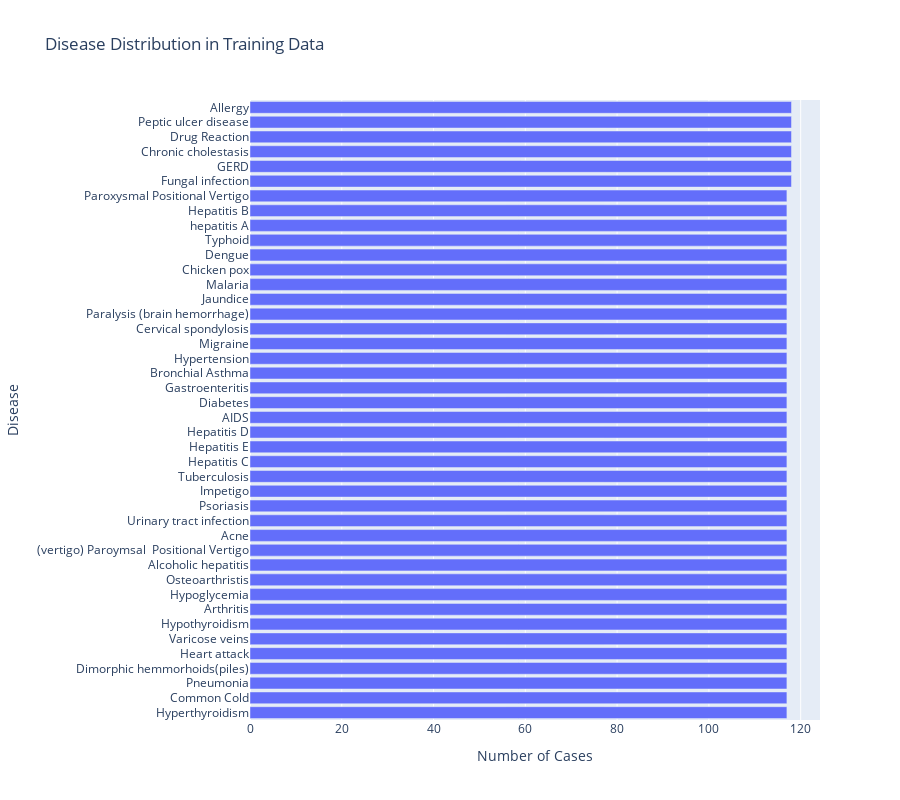
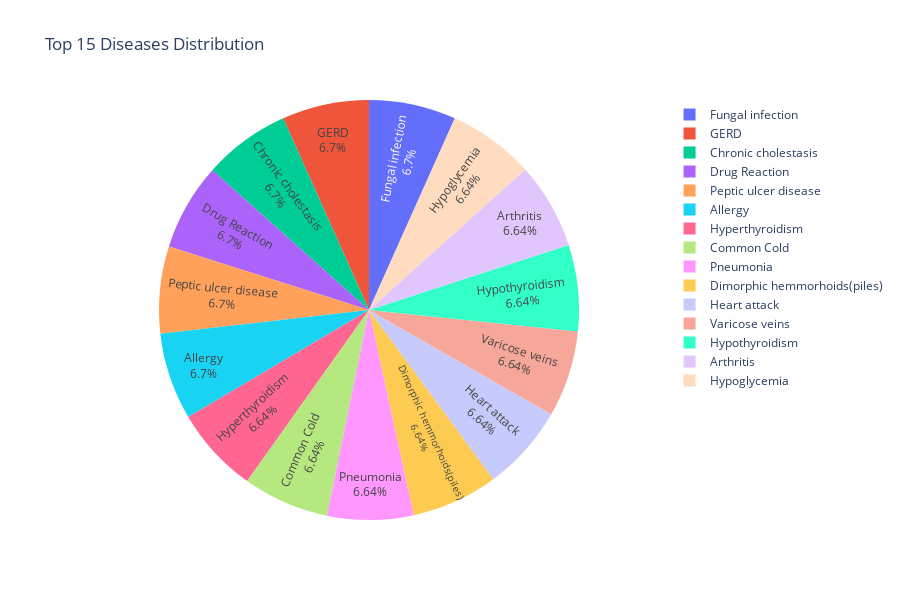

Write notebook code for charts like these, in order.
### Code cell
# Interactive disease distribution plot
fig = px.bar(
    x=disease_counts.values, 
    y=disease_counts.index,
    orientation='h',
    title="Disease Distribution in Training Data",
    labels={'x': 'Number of Cases', 'y': 'Disease'},
    height=800
)
fig.update_layout(yaxis={'categoryorder': 'total ascending'})
fig.show()

# Pie chart for top diseases
fig = px.pie(
    values=disease_counts.head(15).values, 
    names=disease_counts.head(15).index,
    title="Top 15 Diseases Distribution",
    height=600
)
fig.update_traces(textposition='inside', textinfo='percent+label')
fig.show()

### Figure 1 — Plotly figure (JSON) as saved in the notebook; plotly's stock layout.template omitted (floating-point values rounded to 4 significant figures)
{"data": [{"alignmentgroup": "True", "hovertemplate": "Number of Cases=%{x}<br>Disease=%{y}<extra></extra>", "legendgroup": "", "marker": {"color": "#636efa", "pattern": {"shape": ""}}, "name": "", "offsetgroup": "", "orientation": "h", "showlegend": false, "textposition": "auto", "type": "bar", "x": [118, 118, 118, 118, 118, 118, 117, 117, 117, 117, 117, 117, 117, 117, 117, 117, 117, 117, 117, 117, 117, 117, 117, 117, 117, 117, 117, 117, 117, 117, 117, 117, 117, 117, 117, 117, 117, 117, 117, 117, 117, 117], "xaxis": "x", "y": ["Fungal infection", "GERD", "Chronic cholestasis", "Drug Reaction", "Peptic ulcer disease", "Allergy", "Hyperthyroidism", "Common Cold", "Pneumonia", "Dimorphic hemmorhoids(piles)", "Heart attack", "Varicose veins", "Hypothyroidism", "Arthritis", "Hypoglycemia", "Osteoarthristis", "Alcoholic hepatitis", "(vertigo) Paroymsal  Positional Vertigo", "Acne", "Urinary tract infection", "Psoriasis", "Impetigo", "Tuberculosis", "Hepatitis C", "Hepatitis E", "Hepatitis D", "AIDS", "Diabetes", "Gastroenteritis", "Bronchial Asthma", "Hypertension", "Migraine", "Cervical spondylosis", "Paralysis (brain hemorrhage)", "Jaundice", "Malaria", "Chicken pox", "Dengue", "Typhoid", "hepatitis A", "Hepatitis B", "Paroxysmal Positional Vertigo"], "yaxis": "y"}], "layout": {"barmode": "relative", "height": 800, "legend": {"tracegroupgap": 0}, "title": {"text": "Disease Distribution in Training Data"}, "xaxis": {"anchor": "y", "domain": [0, 1], "title": {"text": "Number of Cases"}}, "yaxis": {"anchor": "x", "categoryorder": "total ascending", "domain": [0, 1], "title": {"text": "Disease"}}}}

### Figure 2 — Plotly figure (JSON) as saved in the notebook; plotly's stock layout.template omitted (floating-point values rounded to 4 significant figures)
{"data": [{"domain": {"x": [0, 1], "y": [0, 1]}, "hovertemplate": "label=%{label}<br>value=%{value}<extra></extra>", "labels": ["Fungal infection", "GERD", "Chronic cholestasis", "Drug Reaction", "Peptic ulcer disease", "Allergy", "Hyperthyroidism", "Common Cold", "Pneumonia", "Dimorphic hemmorhoids(piles)", "Heart attack", "Varicose veins", "Hypothyroidism", "Arthritis", "Hypoglycemia"], "legendgroup": "", "name": "", "showlegend": true, "textinfo": "percent+label", "textposition": "inside", "type": "pie", "values": [118, 118, 118, 118, 118, 118, 117, 117, 117, 117, 117, 117, 117, 117, 117]}], "layout": {"height": 600, "legend": {"tracegroupgap": 0}, "title": {"text": "Top 15 Diseases Distribution"}}}
